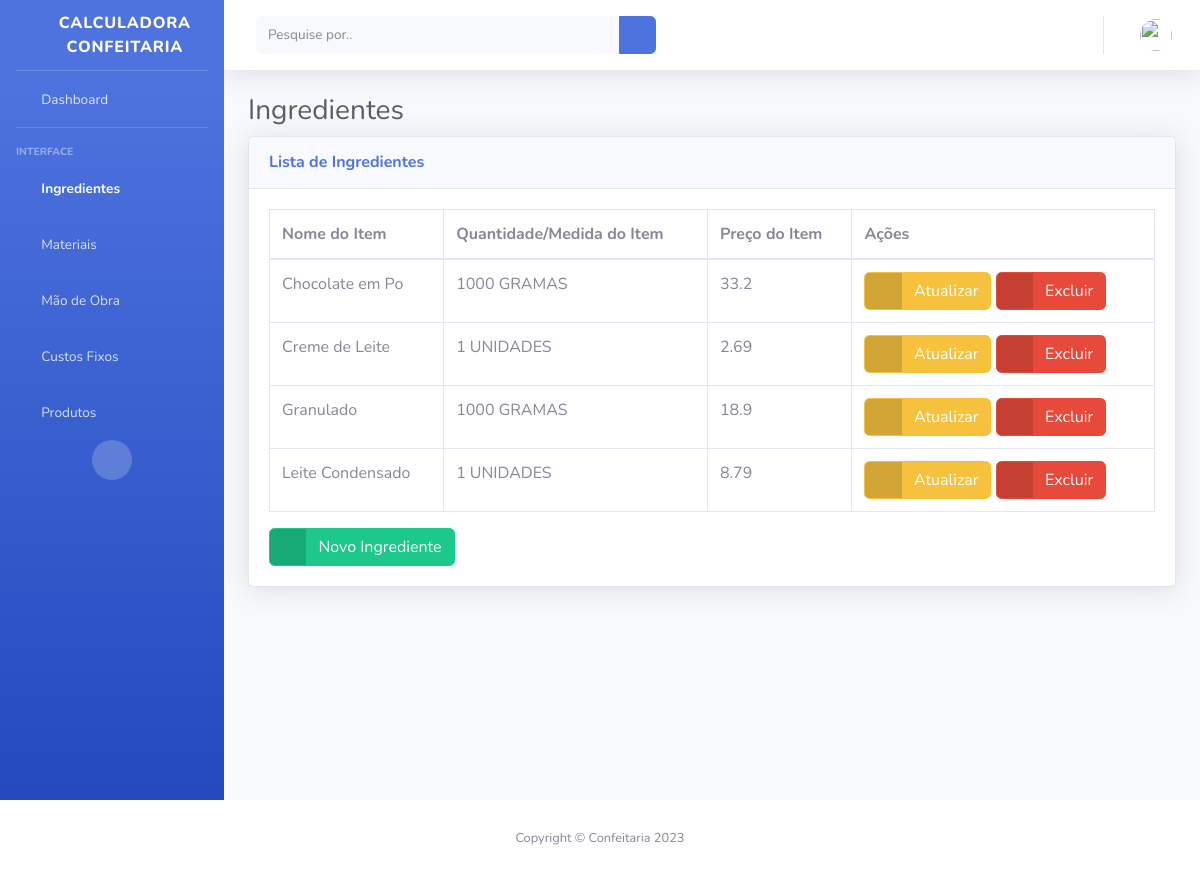
The page /ingredient-list (signed in) on the database its author committed.
### myapp/models.py (models this page shows, shortened)
class Ingredient(models.Model):
    user = models.ForeignKey(CustomUser, blank=True, on_delete=models.CASCADE)
    name = models.CharField(_("Nome do Item:"), db_column='name', max_length=100, blank=False)
    quantity = models.IntegerField(
        _("Quantidade do Pacote:"), db_column='quantity', blank=False)
    measure = models.CharField(_("Medida do Pacote:"), max_length=8, choices=MEASURES_CHOICES)
    price = models.FloatField(_("(R$) Valor do Pacote:"), db_column='price', blank=False)
    class Meta:
        ordering = ["name"]

### myapp/views.py (the view)
# urls.py: path('ingredient-list', views.ingredientList, name='ingredient-list'),
@login_required
def ingredientList(request):
    current_user = request.user
    ingredients = current_user.ingredient_set.all()
    return render(request, "ingredient-list.html",
                  {'ingredients': ingredients})

### myapp/templates/ingredient-list.html
{% extends "base.html" %}
{% block content %}
<h1 class="h3 mb-2 text-gray-800">Ingredientes</h1>
<div class="card shadow mb-4">
    <div class="card-header py-3">
        <h6 class="m-0 font-weight-bold text-primary">Lista de Ingredientes</h6>
    </div>
    <div class="card-body">
        <div class="table-responsive">
            <table class="table table-bordered" id="dataTable" width="100%" cellspacing="0">
                    <thead>
                        <tr>
                            <th>Nome do Item</th>
                            <th>Quantidade/Medida do Item</th>
                            <th>Preço do Item</th>
                            <th>Ações</th>
                        </tr>
                    </thead>
                    <tbody>
                        {% for ingredient in ingredients %}
                        <tr>
                            <td>{{ ingredient.name }}</td>
                            <td>{{ ingredient.quantity }}{{" "}}{{ ingredient.measure }}</td>
                            <td>{{ ingredient.price }}</td>
                            <td>
                                <a href="/ingredient-update/{{ ingredient.id }}" class="btn btn-warning btn-icon-split">
                                    <span class="icon text-white-50">
                                        <i class="fas fa-edit"></i>
                                    </span>
                                    <span class="text">Atualizar</span>
                                </a>
                                <a href="/ingredient-delete/{{ ingredient.id }}" class="btn btn-danger btn-icon-split">
                                    <span class="icon text-white-50">
                                        <i class="fas fa-trash"></i>
                                    </span>
                                    <span class="text">Excluir</span>
                                </a>
                            </td>
                        </tr>
                        {% endfor %}
                    </tbody>
            </table>
            <a href="{%url 'ingredient-create' %}" class="btn btn-success btn-icon-split">
                <span class="icon text-white-50">
                <i class="fas fa-plus"></i>
                </span>
                <span class="text">Novo Ingrediente</span>
            </a>
        </div>
    </div>
</div>
{% endblock %}

### rows shown on the page
Ingredient: name "Chocolate em Po", quantity "1000", measure "GRAMAS", price "33.2"
Ingredient: name "Creme de Leite", quantity "1", measure "UNIDADES", price "2.69"
Ingredient: name "Granulado", quantity "1000", measure "GRAMAS", price "18.9"
Ingredient: name "Leite Condensado", quantity "1", measure "UNIDADES", price "8.79"
